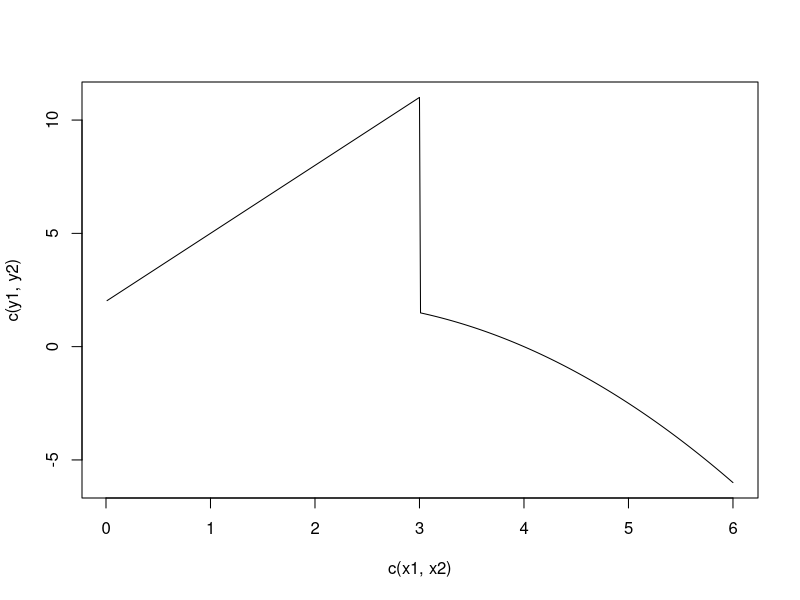
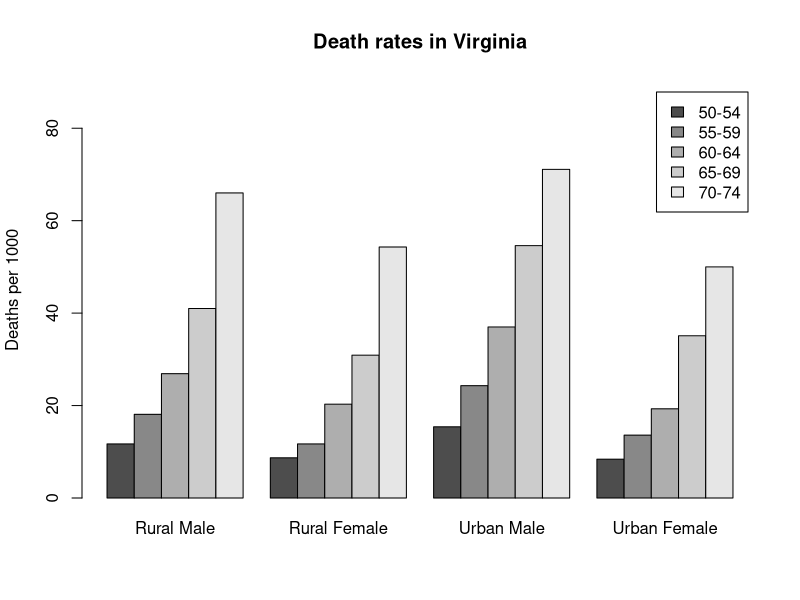
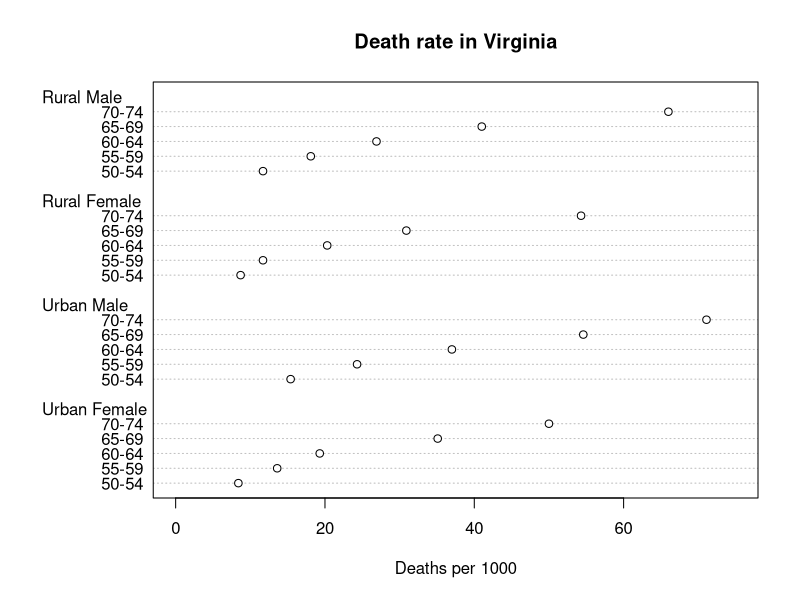
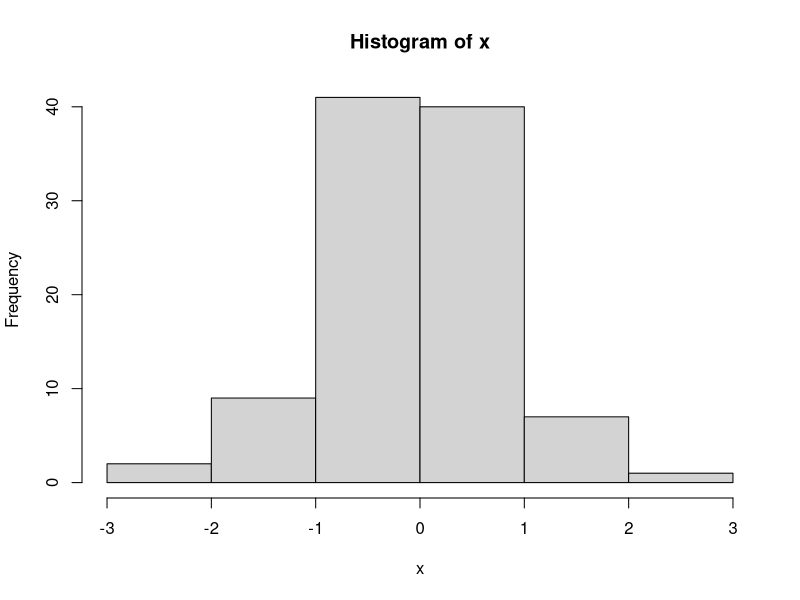
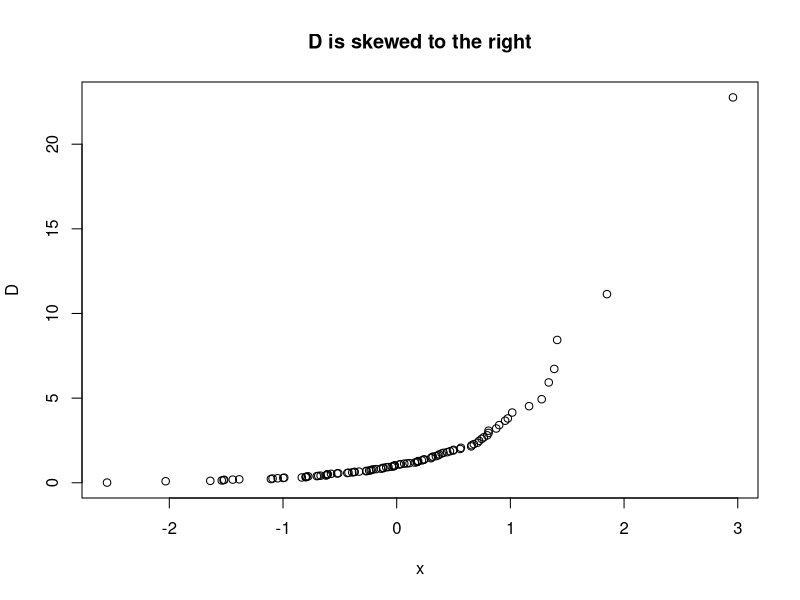
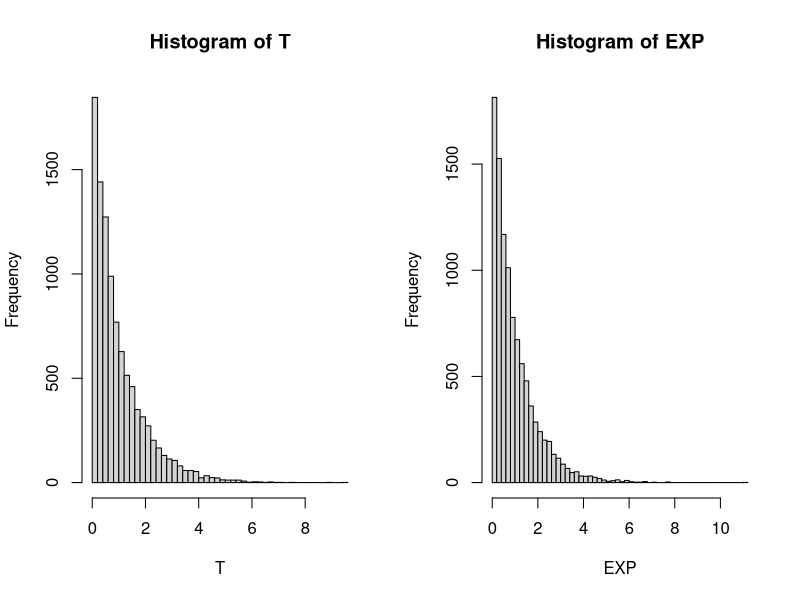

These figures' R source, in order:
## ---- chunk 1
knitr::opts_chunk$set(echo = TRUE)
## ---- chunk 2
5*40
5+49
1/0
0/0
Inf -Inf
3^5
31%%2
31%/%2
## ---- chunk 3
intRate = 0.01
n = 10
principal = 1500
payment = principal * intRate /(1 - (1 + intRate)^(-n))
payment
## ---- chunk 4
x <- c(0,10,20)
x
x[-3]
seq(1,10,by=2) 
rep(1,10) 
## ---- chunk 5
colors = c("brown","yellow","blue")
colors
paste(colors,"candy")  
paste0(colors,"candy")
substr(colors,2,4)
## ---- chunk 6
m2=matrix(20:39,nrow=2,ncol=10,byrow=T)
m2
m2[2,5]
m2[2,]
m2[,10]
## ---- chunk 7
array(1:120,c(5,4,3,2))
out=array(1:120,c(5,4,3,2))
out[,,2,2]
out[c(2,4),c(1,3),2,2]
## ---- chunk 8
color=c("red","red","red1","blue")
number=c(1,3,5,7)
logic=c(T,T,F,F)
out.fr=data.frame(colors=color,numbers=number,logics=logic)
out.fr
out.fr=data.frame(color,number,logics=logic)
out.fr
out.fr[,2] #Call by position
out.fr[,"number"] #call by name
out.fr$number #Call by name
## ---- chunk 9
x <- 10:31
x
mean(x)
var(x)
sum(x)
cumsum(x)
sd(x)
range(x)
fivenum(x)
## ---- chunk 10
paste("A", 1:5, sep = "")
paste("A", 1:5, sep = " ")
paste("A", 1:5, sep = "#") 
paste("Today is", date()) 
## ---- chunk 11
x1=(1:300)/100
x2=(301:600)/100
y1=3*x1+2
y2=2*x2-0.5*x2^2
plot(c(x1,x2),c(y1,y2),type="l")
## ---- chunk 12
VADeaths

barplot(VADeaths, beside=TRUE, legend=TRUE, ylim=c(0,90),
 ylab="Deaths per 1000",
 main="Death rates in Virginia")

dotchart(VADeaths, xlim=c(0,75),
 xlab="Deaths per 1000",
 main="Death rate in Virginia")
## ---- chunk 13
x <- rnorm(100)
hist(x, breaks=5)

D <- exp(rnorm(1000))
qqplot(x, D, main = "D is skewed to the right")
## ---- chunk 14
fib=c(1,1)
golden_ratio <- c()
for (i in 3:20) {
  golden_ratio <- c(golden_ratio, fib[i-1]/fib[i-2])
  fib[i] <- fib[i-1]+fib[i-2]
  i=i+1 }
golden_ratio
## ---- chunk 15
x=3
if(x>2) y=x^2 else y=cos(x)
y
x=1
if(x>2) y=x^2 else y=cos(x)
y
x=1
if(x==2) y=x^2 else y=cos(x)
y
x=1
if(x!=2) y=x^2 else y=cos(x)
y
## ---- chunk 16
x <- 1
f <- x^3 + 2 * x^2 -7
tolerance <- 0.000001
while (abs(f) > tolerance){ 
 f.prime <- 3 * x^2 + 4 * x
 x <- x - f /f.prime
 f <- x^3 + 2 * x^2 -7
}
x
## ---- chunk 17
x = 10
g <- function() {
  x <- 10*x   #this changes g's local x not the one in f
return(x)
}
g()
## ---- chunk 18
random.number <- numeric(10)
random.seed <- 27218
for (j in 1:10) {
 random.seed <- (171*random.seed) %% 30269
 random.number[j] <- random.seed / 30269
}
random.number

runif(10)

runif(10,min=-3,max=10)

sample(1:100,size=10,replace=T)

sample(1:100,size=10,replace=F)

## ---- chunk 19
dbinom(x=4,size=6,prob=0.5)

pbinom(4,6,0.5)

qbinom(0.89,6,0.5)

rbinom(24,15,0.1)

## ---- chunk 20
set.seed(1)
T = -log(1-runif(10000))/1
EXP = rexp(10000,1)
par(mfrow=c(1,2)) #一頁有兩張圖片
hist(T,breaks=40)
hist(EXP,breaks=40)
## ---- chunk 21
cbind(seq(1,3),seq(2,4),seq(3,5))
1/cbind(seq(1,3),seq(2,4),seq(3,5)) 

X <- matrix(c(1,2,3,1,4,9),ncol=2)
X
X[,2]
X[,2,drop = FALSE]
class(X[,2]) #"numeric"
class(X[,2,drop = FALSE]) #"matrix"

X=as.data.frame(x)
X
X$x
## ---- chunk 22
H3 = matrix(c(1,1/2,1/3,1/2,1/3,1/4,1/3,1/4,1/5),nrow=3)
H3
svd(H3)
chol(H3)
chol2inv(H3)
solve(H3)
qr(H3)
qr.Q(qr(H3))
apply(H3,1,sum) #每一列加總 
apply(H3,2,sum) #每一行加總
